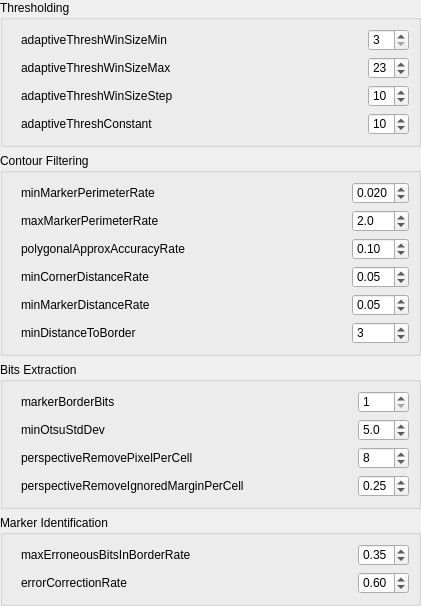
                  <widget class="QWidget" name="scrollAreaWidgetContents_2">
                   <property name="geometry">
                    <rect>
                     <x>0</x>
                     <y>0</y>
                     <width>421</width>
                     <height>560</height>
                    </rect>
                   </property>
                   <property name="styleSheet">
                    <string notr="true">QAbstractScrollArea #scrollAreaWidgetContents_2 
{
    background-color: white;
}</string>
                   </property>
                   <layout class="QVBoxLayout" name="verticalLayout_8">
                    <property name="leftMargin">
                     <number>0</number>
                    </property>
                    <property name="topMargin">
                     <number>0</number>
                    </property>
                    <property name="rightMargin">
                     <number>0</number>
                    </property>
                    <property name="bottomMargin">
                     <number>0</number>
                    </property>
                    <item>
                     <widget class="QGroupBox" name="groupBox_thresholding">
                      <property name="font">
                       <font>
                        <bold>false</bold>
                       </font>
                      </property>
                      <property name="title">
                       <string>Thresholding</string>
                      </property>
                      <layout class="QGridLayout" name="gridLayout_3">
                       <property name="leftMargin">
                        <number>18</number>
                       </property>
                       <item row="1" column="1">
                        <spacer name="horizontalSpacer_4">
                         <property name="orientation">
                          <enum>Qt::Horizontal</enum>
                         </property>
                         <property name="sizeHint" stdset="0">
                          <size>
                           <width>40</width>
                           <height>20</height>
                          </size>
                         </property>
                        </spacer>
                       </item>
                       <item row="2" column="0">
                        <widget class="QLabel" name="label_6">
                         <property name="text">
                          <string>adaptiveThreshWinSizeMax</string>
                         </property>
                        </widget>
                       </item>
                       <item row="4" column="2">
                        <widget class="QSpinBox" name="spinBox_adaptiveThreshConstant">
                         <property name="maximum">
                          <number>20</number>
                         </property>
                         <property name="value">
                          <number>10</number>
                         </property>
                        </widget>
                       </item>
                       <item row="3" column="0">
                        <widget class="QLabel" name="label_8">
                         <property name="text">
                          <string>adaptiveThreshWinSizeStep</string>
                         </property>
                        </widget>
                       </item>
                       <item row="3" column="2">
                        <widget class="QSpinBox" name="spinBox_adaptiveThreshWinSizeStep">
                         <property name="minimum">
                          <number>1</number>
                         </property>
                         <property name="maximum">
                          <number>15</number>
                         </property>
                         <property name="value">
                          <number>10</number>
                         </property>
                        </widget>
                       </item>
                       <item row="3" column="1">
                        <spacer name="horizontalSpacer_6">
                         <property name="orientation">
                          <enum>Qt::Horizontal</enum>
                         </property>
                         <property name="sizeHint" stdset="0">
                          <size>
                           <width>40</width>
                           <height>20</height>
                          </size>
                         </property>
                        </spacer>
                       </item>
                       <item row="1" column="2">
                        <widget class="QSpinBox" name="spinBox_adaptiveThreshWinSizeMin">
                         <property name="sizePolicy">
                          <sizepolicy hsizetype="Preferred" vsizetype="Fixed">
                           <horstretch>0</horstretch>
                           <verstretch>0</verstretch>
                          </sizepolicy>
                         </property>
                         <property name="minimum">
                          <number>3</number>
                         </property>
                         <property name="maximum">
                          <number>50</number>
                         </property>
                         <property name="value">
                          <number>3</number>
                         </property>
                        </widget>
                       </item>
                       <item row="1" column="0">
                        <widget class="QLabel" name="label_4">
                         <property name="text">
                          <string>adaptiveThreshWinSizeMin</string>
                         </property>
                        </widget>
                       </item>
                       <item row="4" column="1">
                        <spacer name="horizontalSpacer_7">
                         <property name="orientation">
                          <enum>Qt::Horizontal</enum>
                         </property>
                         <property name="sizeHint" stdset="0">
                          <size>
                           <width>40</width>
                           <height>20</height>
                          </size>
                         </property>
                        </spacer>
                       </item>
                       <item row="2" column="2">
                        <widget class="QSpinBox" name="spinBox_adaptiveThreshWinSizeMax">
                         <property name="minimum">
                          <number>3</number>
                         </property>
                         <property name="maximum">
                          <number>50</number>
                         </property>
                         <property name="value">
                          <number>23</number>
                         </property>
                        </widget>
                       </item>
                       <item row="2" column="1">
                        <spacer name="horizontalSpacer_5">
                         <property name="orientation">
                          <enum>Qt::Horizontal</enum>
                         </property>
                         <property name="sizeHint" stdset="0">
                          <size>
                           <width>40</width>
                           <height>20</height>
                          </size>
                         </property>
                        </spacer>
                       </item>
                       <item row="4" column="0">
                        <widget class="QLabel" name="label_9">
                         <property name="text">
                          <string>adaptiveThreshConstant</string>
                         </property>
                        </widget>
                       </item>
                      </layout>
                     </widget>
                    </item>
                    <item>
                     <widget class="QGroupBox" name="groupBox_contourFiltering">
                      <property name="title">
                       <string>Contour Filtering</string>
                      </property>
                      <layout class="QGridLayout" name="gridLayout_4">
                       <property name="leftMargin">
                        <number>18</number>
                       </property>
                       <item row="2" column="0">
                        <widget class="QLabel" name="label_12">
                         <property name="text">
                          <string>polygonalApproxAccuracyRate</string>
                         </property>
                        </widget>
                       </item>
                       <item row="2" column="1">
                        <spacer name="horizontalSpacer_10">
                         <property name="orientation">
                          <enum>Qt::Horizontal</enum>
                         </property>
                         <property name="sizeHint" stdset="0">
                          <size>
                           <width>40</width>
                           <height>20</height>
                          </size>
                         </property>
                        </spacer>
                       </item>
                       <item row="3" column="1">
                        <spacer name="horizontalSpacer_11">
                         <property name="orientation">
                          <enum>Qt::Horizontal</enum>
                         </property>
                         <property name="sizeHint" stdset="0">
                          <size>
                           <width>40</width>
                           <height>20</height>
                          </size>
                         </property>
                        </spacer>
                       </item>
                       <item row="1" column="1">
                        <spacer name="horizontalSpacer_9">
                         <property name="orientation">
                          <enum>Qt::Horizontal</enum>
                         </property>
                         <property name="sizeHint" stdset="0">
                          <size>
                           <width>40</width>
                           <height>20</height>
                          </size>
                         </property>
                        </spacer>
                       </item>
                       <item row="1" column="2">
                        <widget class="QDoubleSpinBox" name="doubleSpinBox_maxMarkerPerimeterRate">
                         <property name="decimals">
                          <number>1</number>
                         </property>
                         <property name="minimum">
                          <double>1.000000000000000</double>
                         </property>
                         <property name="maximum">
                          <double>10.000000000000000</double>
                         </property>
                         <property name="singleStep">
                          <double>0.100000000000000</double>
                         </property>
                         <property name="value">
                          <double>2.000000000000000</double>
                         </property>
                        </widget>
                       </item>
                       <item row="0" column="0">
                        <widget class="QLabel" name="label_10">
                         <property name="text">
                          <string>minMarkerPerimeterRate</string>
                         </property>
                        </widget>
                       </item>
                       <item row="0" column="2">
                        <widget class="QDoubleSpinBox" name="doubleSpinBox_minMarkerPerimeterRate">
                         <property name="decimals">
                          <number>3</number>
                         </property>
                         <property name="minimum">
                          <double>0.001000000000000</double>
                         </property>
                         <property name="maximum">
                          <double>0.100000000000000</double>
                         </property>
                         <property name="singleStep">
                          <double>0.001000000000000</double>
                         </property>
                         <property name="value">
                          <double>0.020000000000000</double>
                         </property>
                        </widget>
                       </item>
                       <item row="3" column="2">
                        <widget class="QDoubleSpinBox" name="doubleSpinBox_minCornerDistanceRate">
                         <property name="minimum">
                          <double>0.010000000000000</double>
                         </property>
                         <property name="maximum">
                          <double>0.250000000000000</double>
                         </property>
                         <property name="singleStep">
                          <double>0.010000000000000</double>
                         </property>
                         <property name="value">
                          <double>0.050000000000000</double>
                         </property>
                        </widget>
                       </item>
                       <item row="4" column="0">
                        <widget class="QLabel" name="label_14">
                         <property name="text">
                          <string>minMarkerDistanceRate</string>
                         </property>
                        </widget>
                       </item>
                       <item row="4" column="2">
                        <widget class="QDoubleSpinBox" name="doubleSpinBox_minMarkerDistanceRate">
                         <property name="minimum">
                          <double>0.010000000000000</double>
                         </property>
                         <property name="maximum">
                          <double>0.250000000000000</double>
                         </property>
                         <property name="singleStep">
                          <double>0.010000000000000</double>
                         </property>
                         <property name="value">
                          <double>0.050000000000000</double>
                         </property>
                        </widget>
                       </item>
                       <item row="0" column="1">
                        <spacer name="horizontalSpacer_8">
                         <property name="orientation">
                          <enum>Qt::Horizontal</enum>
                         </property>
                         <property name="sizeHint" stdset="0">
                          <size>
                           <width>40</width>
                           <height>20</height>
                          </size>
                         </property>
                        </spacer>
                       </item>
                       <item row="1" column="0">
                        <widget class="QLabel" name="label_11">
                         <property name="text">
                          <string>maxMarkerPerimeterRate</string>
                         </property>
                        </widget>
                       </item>
                       <item row="3" column="0">
                        <widget class="QLabel" name="label_13">
                         <property name="text">
                          <string>minCornerDistanceRate</string>
                         </property>
                        </widget>
                       </item>
                       <item row="2" column="2">
                        <widget class="QDoubleSpinBox" name="doubleSpinBox_polygonalApproxAccuracyRate">
                         <property name="minimum">
                          <double>0.010000000000000</double>
                         </property>
                         <property name="maximum">
                          <double>0.250000000000000</double>
                         </property>
                         <property name="singleStep">
                          <double>0.010000000000000</double>
                         </property>
                         <property name="value">
                          <double>0.100000000000000</double>
                         </property>
                        </widget>
                       </item>
                       <item row="4" column="1">
                        <spacer name="horizontalSpacer_12">
                         <property name="orientation">
                          <enum>Qt::Horizontal</enum>
                         </property>
                         <property name="sizeHint" stdset="0">
                          <size>
                           <width>40</width>
                           <height>20</height>
                          </size>
                         </property>
                        </spacer>
                       </item>
                       <item row="5" column="0">
                        <widget class="QLabel" name="label_15">
                         <property name="text">
                          <string>minDistanceToBorder</string>
                         </property>
                        </widget>
                       </item>
                       <item row="5" column="1">
                        <spacer name="horizontalSpacer_13">
                         <property name="orientation">
                          <enum>Qt::Horizontal</enum>
                         </property>
                         <property name="sizeHint" stdset="0">
                          <size>
                           <width>40</width>
                           <height>20</height>
                          </size>
                         </property>
                        </spacer>
                       </item>
                       <item row="5" column="2">
                        <widget class="QSpinBox" name="spinBox_minDistanceToBorder">
                         <property name="minimum">
                          <number>1</number>
                         </property>
                         <property name="maximum">
                          <number>10</number>
                         </property>
                         <property name="value">
                          <number>3</number>
                         </property>
                        </widget>
                       </item>
                      </layout>
                     </widget>
                    </item>
                    <item>
                     <widget class="QGroupBox" name="groupBox_bitsExtraction">
                      <property name="title">
                       <string>Bits Extraction</string>
                      </property>
                      <layout class="QGridLayout" name="gridLayout_5">
                       <property name="leftMargin">
                        <number>18</number>
                       </property>
                       <item row="0" column="1">
                        <spacer name="horizontalSpacer_14">
                         <property name="orientation">
                          <enum>Qt::Horizontal</enum>
                         </property>
                         <property name="sizeHint" stdset="0">
                          <size>
                           <width>40</width>
                           <height>20</height>
                          </size>
                         </property>
                        </spacer>
                       </item>
                       <item row="0" column="0">
                        <widget class="QLabel" name="label_16">
                         <property name="text">
                          <string>markerBorderBits</string>
                         </property>
                        </widget>
                       </item>
                       <item row="0" column="2">
                        <widget class="QSpinBox" name="spinBox_markerBorderBits">
                         <property name="minimum">
                          <number>1</number>
                         </property>
                         <property name="maximum">
                          <number>5</number>
                         </property>
                        </widget>
                       </item>
                       <item row="1" column="1">
                        <spacer name="horizontalSpacer_15">
                         <property name="orientation">
                          <enum>Qt::Horizontal</enum>
                         </property>
                         <property name="sizeHint" stdset="0">
                          <size>
                           <width>40</width>
                           <height>20</height>
                          </size>
                         </property>
                        </spacer>
                       </item>
                       <item row="2" column="0">
                        <widget class="QLabel" name="label_18">
                         <property name="text">
                          <string>perspectiveRemovePixelPerCell</string>
                         </property>
                        </widget>
                       </item>
                       <item row="2" column="1">
                        <spacer name="horizontalSpacer_16">
                         <property name="orientation">
                          <enum>Qt::Horizontal</enum>
                         </property>
                         <property name="sizeHint" stdset="0">
                          <size>
                           <width>40</width>
                           <height>20</height>
                          </size>
                         </property>
                        </spacer>
                       </item>
                       <item row="3" column="2">
                        <widget class="QDoubleSpinBox" name="doubleSpinBox_perspectiveRemoveIgnoredMarginPerCell">
                         <property name="minimum">
                          <double>0.010000000000000</double>
                         </property>
                         <property name="maximum">
                          <double>0.500000000000000</double>
                         </property>
                         <property name="singleStep">
                          <double>0.010000000000000</double>
                         </property>
                         <property name="value">
                          <double>0.250000000000000</double>
                         </property>
                        </widget>
                       </item>
                       <item row="2" column="2">
                        <widget class="QSpinBox" name="spinBox_perspectiveRemovePixelPerCell">
                         <property name="minimum">
                          <number>1</number>
                         </property>
                         <property name="maximum">
                          <number>10</number>
                         </property>
                         <property name="value">
                          <number>8</number>
                         </property>
                        </widget>
                       </item>
                       <item row="1" column="0">
                        <widget class="QLabel" name="label_17">
                         <property name="text">
                          <string>minOtsuStdDev</string>
                         </property>
                        </widget>
                       </item>
                       <item row="1" column="2">
                        <widget class="QDoubleSpinBox" name="doubleSpinBox_minOtsuStdDev">
                         <property name="decimals">
                          <number>1</number>
                         </property>
                         <property name="minimum">
                          <double>1.000000000000000</double>
                         </property>
                         <property name="maximum">
                          <double>10.000000000000000</double>
                         </property>
                         <property name="singleStep">
                          <double>0.100000000000000</double>
                         </property>
                         <property name="value">
                          <double>5.000000000000000</double>
                         </property>
                        </widget>
                       </item>
                       <item row="3" column="1">
                        <spacer name="horizontalSpacer_17">
                         <property name="orientation">
                          <enum>Qt::Horizontal</enum>
                         </property>
                         <property name="sizeHint" stdset="0">
                          <size>
                           <width>40</width>
                           <height>20</height>
                          </size>
                         </property>
                        </spacer>
                       </item>
                       <item row="3" column="0">
                        <widget class="QLabel" name="label_19">
                         <property name="text">
                          <string>perspectiveRemoveIgnoredMarginPerCell</string>
                         </property>
                        </widget>
                       </item>
                      </layout>
                     </widget>
                    </item>
                    <item>
                     <widget class="QGroupBox" name="groupBox_markerIdentification">
                      <property name="title">
                       <string>Marker Identification</string>
                      </property>
                      <layout class="QGridLayout" name="gridLayout_6">
                       <property name="leftMargin">
                        <number>18</number>
                       </property>
                       <item row="0" column="1">
                        <spacer name="horizontalSpacer_18">
                         <property name="orientation">
                          <enum>Qt::Horizontal</enum>
                         </property>
                         <property name="sizeHint" stdset="0">
                          <size>
                           <width>40</width>
                           <height>20</height>
                          </size>
                         </property>
                        </spacer>
                       </item>
                       <item row="0" column="2">
                        <widget class="QDoubleSpinBox" name="doubleSpinBox_maxErroneousBitsInBorderRate">
                         <property name="minimum">
                          <double>0.010000000000000</double>
                         </property>
                         <property name="maximum">
                          <double>0.500000000000000</double>
                         </property>
                         <property name="singleStep">
                          <double>0.010000000000000</double>
                         </property>
                         <property name="value">
                          <double>0.350000000000000</double>
                         </property>
                        </widget>
                       </item>
                       <item row="0" column="0">
                        <widget class="QLabel" name="label_20">
                         <property name="text">
                          <string>maxErroneousBitsInBorderRate</string>
                         </property>
                        </widget>
                       </item>
                       <item row="1" column="0">
                        <widget class="QLabel" name="label_21">
                         <property name="text">
                          <string>errorCorrectionRate</string>
                         </property>
                        </widget>
                       </item>
                       <item row="1" column="1">
                        <spacer name="horizontalSpacer_19">
                         <property name="orientation">
                          <enum>Qt::Horizontal</enum>
                         </property>
                         <property name="sizeHint" stdset="0">
                          <size>
                           <width>40</width>
                           <height>20</height>
                          </size>
                         </property>
                        </spacer>
                       </item>
                       <item row="1" column="2">
                        <widget class="QDoubleSpinBox" name="doubleSpinBox_errorCorrectionRate">
                         <property name="minimum">
                          <double>0.010000000000000</double>
                         </property>
                         <property name="maximum">
                          <double>1.000000000000000</double>
                         </property>
                         <property name="singleStep">
                          <double>0.010000000000000</double>
                         </property>
                         <property name="value">
                          <double>0.600000000000000</double>
                         </property>
                        </widget>
                       </item>
                      </layout>
                     </widget>
                    </item>
                    <item>
                     <spacer name="verticalSpacer">
                      <property name="orientation">
                       <enum>Qt::Vertical</enum>
                      </property>
                      <property name="sizeHint" stdset="0">
                       <size>
                        <width>20</width>
                        <height>0</height>
                       </size>
                      </property>
                     </spacer>
                    </item>
                   </layout>
                  </widget>
